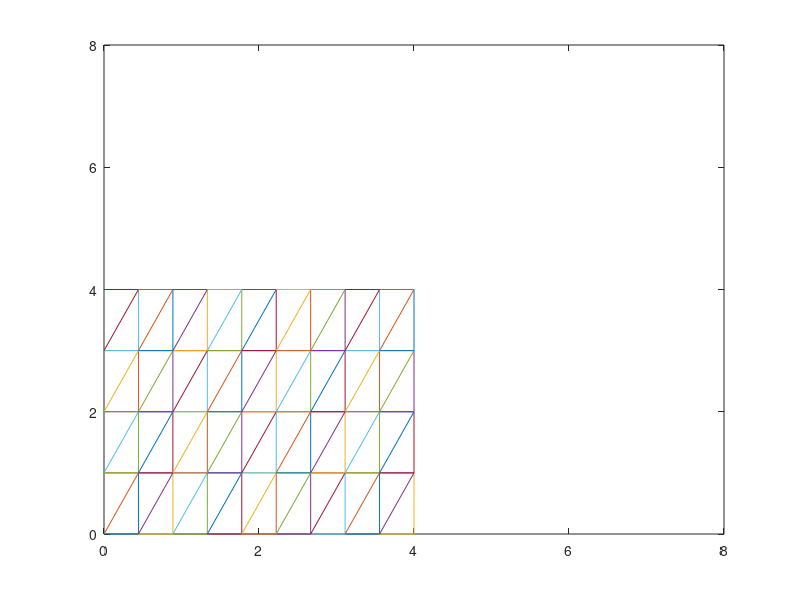

MATLAB code to generate this figure:
clc
clear all
 
%% Data
E=200e9;            %Youngs Modulus
mew=0.3;            %Poisson Ratio
h=.02;              %thickness
ndof=2;             %degree of freedom per node
endcoo=[0 0;4 0;4 4;0 4 ]; %End coordinates of each node
nnx=10; % No of nodes in X direction
nny=5; % No of nodes in Y direction




%% Initialization
nnpe=3; %no of nodes per element
lx=endcoo(3,1)-endcoo(1,1);
ly=endcoo(3,2)-endcoo(1,2);
lex=lx/(nnx-1);         %Length of element in x dir
ley=ly/(nny-1);         %Length of element in x dir
tnn=nnx*nny;            %total no of nodes    
nex=nnx-1;              %No of elements in X direction
ney=nny-1;              %No of elements in y direction
tdof=tnn*ndof;          %total degree of freedom = number of nodes*dof per node
ne=2*2*(nex+ney); % Total No of elements
D=(E/(1-mew^2))*[1 mew 0;mew 1 0; 0 0 (1-mew)/2];
fg=zeros(1,tdof);       %force matrix initialization
kg=zeros(tdof,tdof);    %Global Elemental stiffness matrix generation

%% Force Input and Boundary Conditions
%Force inout
fg(49)=10000;fg(39)=20000;fg(29)=20000;fg(19)=20000;fg(9)=10000; %Force input in nodes
%Input force corresponding to coordinate system. 
%eg., Downward force is taken negative

%Boundary Condition
%bc(1)=;... % Manual data input
bc1=1:(nnx):tnn;%Boundary Conditions fixed nodes
for i=1:nny*size(bc1)
    bc(2*i-1)=2*bc1(i)-1;
    bc(2*i)=2*bc1(i);
end

%% Nodal Positioning
Q = 1:tnn;                      %Numbering elements
Q=reshape( Q,[ nnx nny]);       %Sorting element numbers 
Q=flip(Q');
Qx1=endcoo(1,1):lex:endcoo(2,1); 
Qy1=endcoo(1,2):ley:endcoo(3,2);
Qx=repmat(Qx1,[1, nny]);        %Qx- X position of nodes     
Qy=[];                          %Qy- Y position of nodes
for i=1:nny
a=repmat(Qy1(i) , [1,nnx]);
Qy=[Qy , a];
end
%  Qx=[40 50 60 40 50 60 40 50 60]; %X Coordinates of nodes 
%  Qy=[0 0 0 5 5 5 10 10 10]; %Y Coordinates of nodes 

%%  Triangular Mesh generation
nnx1=nnx;
if nny>nnx
    nnx1=nny
end
k=nnx:nnx:(nny*(nnx1-2));
triangles=zeros(ne,3);
for i=1:(tnn-(nnx+1))
    for j=1
        if(i~=k)
        triangles1(i,j)=i;
        triangles1(i,j+1)=i+1;
        triangles1(i,j+2)=i+nnx+1;
        end
    end
end
for i=1:(tnn-(nnx+1))
    for j=1 
        if(i~=k)
        triangles2(i,j)=i;
        triangles2(i,j+1)=i+nnx+1;
        triangles2(i,j+2)=i+nnx;
        end
     end
end

%Merging the two matrices
for i=1:tnn-(nnx+1)
    triangles(2*i-1,:)=triangles1(i,:);
    triangles(2*i,:)=triangles2(i,:);
end
triangles( all(~triangles,2), : ) = []; %Triangles connection by nodal points

 %% Connection Matrix Generation
 for i=1:size(triangles) 
       for j=1:3 %Since 3 nodes per element
n=triangles(i,j);
    m=n*2-1;
     conn(i,2*j-1)=m;
conn(i,2*j)=m+1; 
       end
 end
 
%% Computation
 for i=1:size(triangles);
     for j=1:3
         X(j)=Qx(triangles(i,j));
         Y(j)=Qy(triangles(i,j));
     end
    x1=X(1);x2=X(2);x3=X(3);y1=Y(1);y2=Y(2);y3=Y(3);
    xlim([0 2*lx]);
    ylim([0 2*ly]);
    plot(X,Y)
    hold on
    %Ae=polyarea(X,Y)
    A=[1 x1 y1;1 x2 y2;1 x3 y3];
    Ae=.5*det(A); %Using Formula
    x12=x1-x2;x23=x2-x3;x13=x1-x3;x31=-x13;x32=-x23;x21=-x12;
    y12=y1-y2;y23=y2-y3;y13=y1-y3;y31=-y13;y32=-y23;y21=-y12;
    B(i).element=(1/(2*Ae))*[y23 0 y31 0 y12 0;0 x32 0 x13 0 x21;x32 y23 x13 y31 x21 y12];
    ke(i).element=B(i).element'*D*B(i).element*Ae*h; %Elemental Stiffness Matrix
  for j=1:nnpe*ndof %6 since node per element is 3 and each node has 2 dof
    for k=1:nnpe*ndof
       kg(conn(i,j),conn(i,k))=kg(conn(i,j),conn(i,k))+ke(i).element(j,k); %Global Stiffness Computation
        
    end
   
 end
 end
hold off

    

%% Applying Boundary Conditions and Solving
z=kg;
v=fg;
%Boundary Condition automatic
for i=1:max(size(bc))
z(bc(i),:)=0;z(:,bc(i))=0;z(bc(i),bc(i))=1;
end
u=linsolve(z,v'); %displacement
r=kg*u-fg';       %reaction force  


%% Display
%fprintf('The element stiffness matrix for element %d is: \n',i);disp(ke((X)).element) %X - Element Number
%fprintf('The Global Stiffness matrix is: \n');disp(kg)  ;              %Global Stiffness Matrix
fprintf('The Displacement at point P is:\n');disp(u(9));disp(u(10));    %Dispacement at node
fprintf('The Reaction at point S is:\n');disp(r(1));disp(r(2));         %Reaction at node






